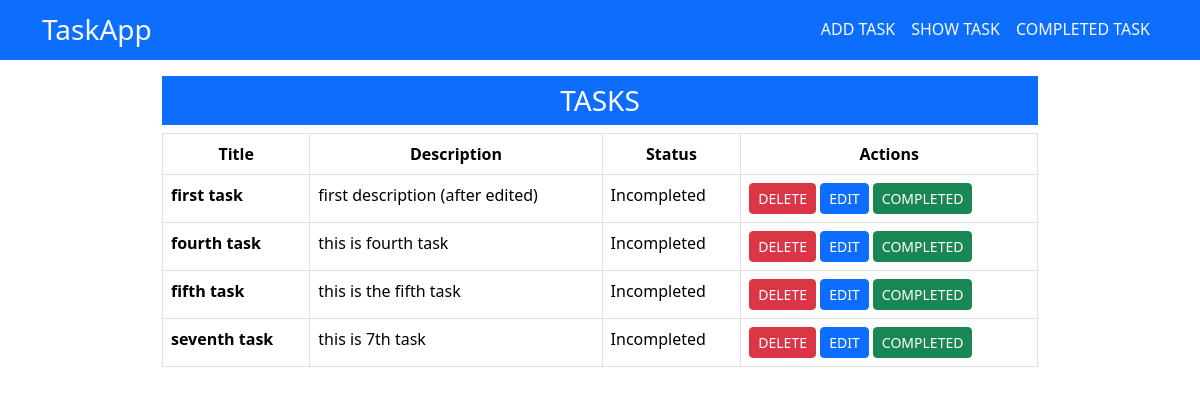
Page /show_tasks/ on the committed database.
### todo_app/models.py (models this page shows)
class TaskModel(models.Model):
    taskTitle = models.CharField(max_length=40)
    taskDescription = models.CharField(max_length=100)
    is_Completed = models.BooleanField(default=False)

### todo_app/views.py (the view)
# urls.py: path('show_tasks/', views.show_tasks, name='show_tasks'),
def show_tasks(request):
    task = TaskModel.objects.all()
    return render(request,'show_tasks.html',{'data':task})

### todo_app/templates/show_tasks.html
{% extends "base.html" %}
{% block content %}
<div class="container w-75">
    <h3 class="text-center bg-primary text-white fw-medium p-2 text-uppercase display-4 fs-3 mt-3">TASKS</h2>
        {% if data %}
        <table class="table table-bordered table-hover">
            <thead>
                <tr class="text-center">
                    <th scope="col">Title</th>
                    <th scope="col">Description</th>
                    <th scope="col">Status</th>
                    <th scope="col">Actions</th>
                </tr>
            </thead>
            <tbody>
                {% for item in data %}
                {% if not item.is_Completed %}
                <tr>
                    <th scope="row">{{item.taskTitle}}</th>
                    <td>{{item.taskDescription}}</td>
                    <td>Incompleted</td>
                    <td>
                        <a href="{% url 'delete_task' item.id %}"
                            class="text-danger-emphasis text-decoration-none fs-sm fw-normal">
                            <button class="btn btn-danger btn-sm">DELETE</button>
                        </a>
                        <a href="{% url 'edit_task' item.id %}"
                            class="text-danger text-decoration-none fs-sm fw-normal"> <button
                                class="btn btn-primary btn-sm">EDIT</button>
                        </a>
                        <a href="{% url 'complete_task' item.id %}"
                            class="text-danger text-decoration-none fs-sm fw-normal"><button
                                class="btn btn-success btn-sm">COMPLETED</button></a></a>
                    </td>
                </tr>
                {% endif %}
                {% endfor %}
            </tbody>
        </table>
        {% else %}
        <h3 class="text-start text-capitalize display-4 fs-4 mt-3">Opps!! No task availabe</h3>
        {% endif %}
</div>
{% endblock %}

### rows in the picture
TaskModel: taskTitle "first task", taskDescription "first description (after edited)"
TaskModel: taskTitle "fourth task", taskDescription "this is fourth task"
TaskModel: taskTitle "fifth task", taskDescription "this is the fifth task"
TaskModel: taskTitle "seventh task", taskDescription "this is 7th task"
